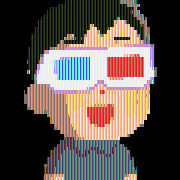
#> input picture converted_img/megane_3d_blue_red_man_converted.png, 180 x 180 px
$ python mosaic.py converted_img/megane_3d_blue_red_man_converted.png
#> lines starting #> are read from the running program, lines starting #| are printed output that depends on the picture
#> further down, img is the input picture: shape (180, 180, 4); mean B, G, R, A 74.5, 79.2, 90.5, 141.8
"""
Convert the input image to a pixel art.

alpha = pixel block size. The smaller the value, the rougher the pixel art.
K = color volume.

Reference material:
https://algorithm.joho.info/programming/python/opencv-pixel-art-py/
"""

import os, sys
import numpy as np
import cv2

# subtract color
def sub_color(src, K):
    # lower demension
    Z = src.reshape((-1, 3))

    # convert float32
    Z = np.float32(Z)

    # definision base
    criteria = (cv2.TERM_CRITERIA_EPS + cv2.TERM_CRITERIA_MAX_ITER, 10, 1.0)

    # subtract-color(K-means)
    ret, label, center = cv2.kmeans(Z, K, None, criteria, 10, cv2.KMEANS_RANDOM_CENTERS)

    # convert　UINT8
    center = np.uint8(center)
    res = center[label.flatten()]

    # return Array's dimension and inputImages
    return res.reshape((src.shape))

# Mosaic Proccess
def mosaic(img, alpha):

    # image height, width, channels.
#> called with alpha = 0.3
    h, w, ch = img.shape
#> h = 180; w = 180; ch = 4

    # mosaic proccessing reducation -> expansion.
    img = cv2.resize(img, (int(w * alpha), int(h * alpha)))
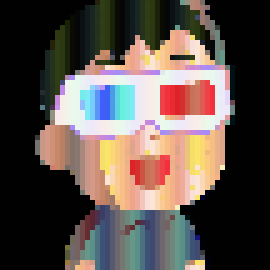
#> img: shape (54, 54, 4) (shown 5 times larger); mean of channels 0, 1, 2, 3 74.4, 80, 91.2, 141.9; drawn as B, G, R
    img = cv2.resize(img, (w, h), interpolation=cv2.INTER_NEAREST)
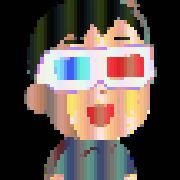
#> img: shape (180, 180, 4); mean of channels 0, 1, 2, 3 74.2, 79.9, 91.1, 141.8; drawn as B, G, R

    return img


# Transform Dot Image
def pixel_art(img, alpha=2, K=4):

    # mosaic Proccess
    img = mosaic(img, alpha)

    # substract-color Proccess
    return sub_color(img, K)
#> in sub_color, `ret, label, center = cv2.kmeans(Z, K, None, criteria, 10, cv2.KMEANS_R..`: ret = 45457264.5; center = [[41.87, 35.43, 247.1], [58.49, 250.7, 65.06], [112.8, 109.9, 99.83], [246.1, 123.7, 148.7], [2.48, 3.22, 2.85], [250.5, 30.42, 40.77], [228, 236.5, 236.3], [225.8, 243.6, 117.7], [125.5, 202.5, 243.7], [122.1, 119.6, 232.3]]
#> in sub_color, `center = np.uint8(center)`: center = [[41, 35, 247], [58, 250, 65], [112, 109, 99], [246, 123, 148], [2, 3, 2], [250, 30, 40], [227, 236, 236], [225, 243, 117], [125, 202, 243], [122, 119, 232]]
#> in sub_color, `return res.reshape((src.shape))`:
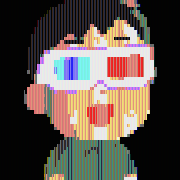
#> returned value: shape (180, 180, 4); mean of channels 0, 1, 2, 3 74.1, 80.4, 91.1, 139.2; drawn as B, G, R

# Rename for Argument name and save.
def rename():
    filename, exts = os.path.splitext(sys.argv[1])
    filename = filename.split("/")[-1]
    filename = filename + "_converted" + exts

    return filename

# Get inputImage
img = sys.argv[1]
img = cv2.imread(img, -1)

# Transform DotImage
dst = pixel_art(img, 0.3, 10)

# output result
filename = rename()
path = os.getcwd()
# cv2.imwrite("{0}/converted_img/{1}".format(path, filename), dst)
conv_img = "{0}/converted_img/{1}".format(path, filename)
cv2.imwrite(conv_img, dst)

# show converted image.
cv2.imshow(conv_img, dst)
cv2.waitKey(0)
cv2.destroyAllWindows()
